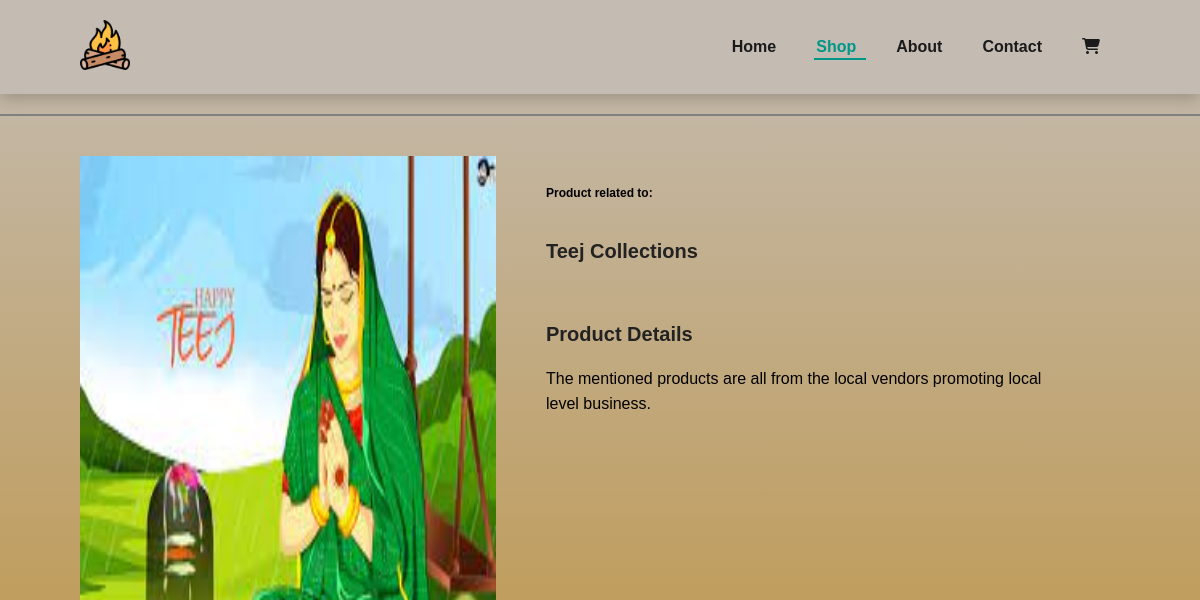
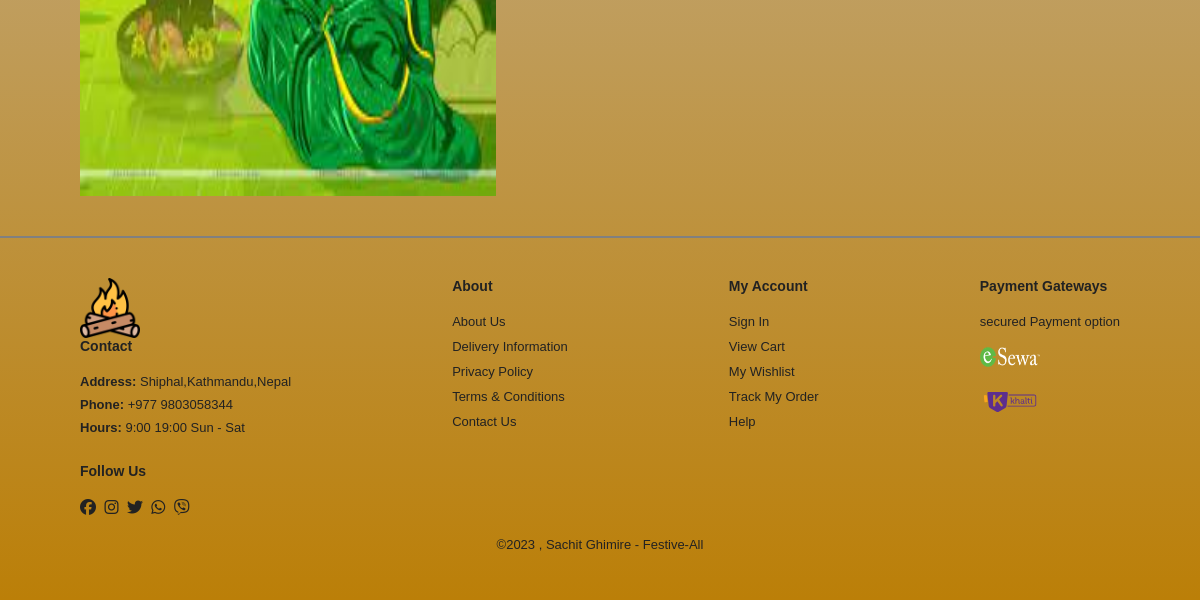
/product_details/12/, run on an earlier commit of the app's database (2 pictures, top to bottom).
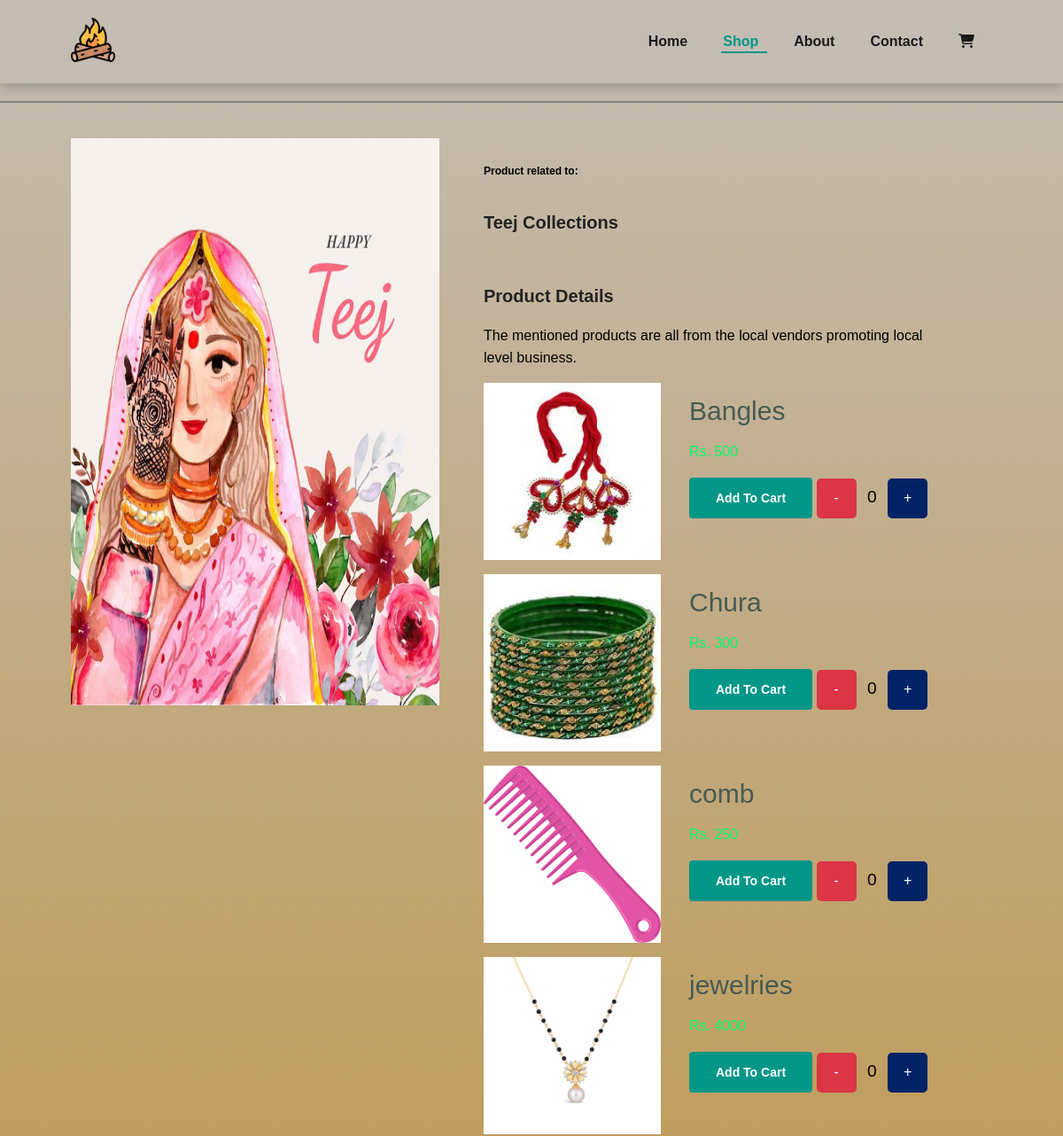
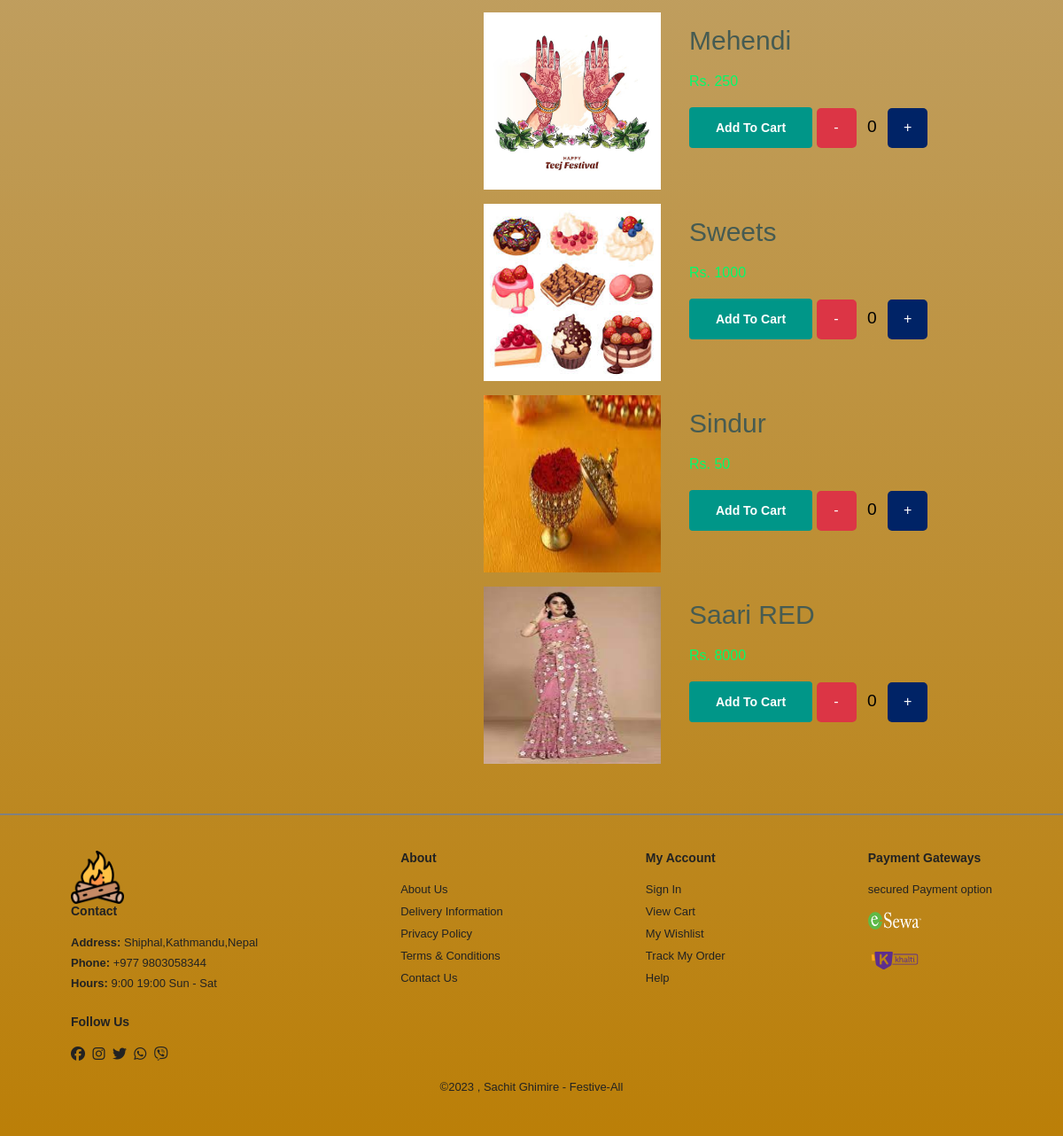
And on a later commit of the database (2 pictures, top to bottom).
### pooja_app/models.py (models this page shows, shortened)
class Collection(models.Model):
    collection_name = models.CharField(max_length=100,null=False)
    collection_price = models.IntegerField(null=False)
    collection_image = models.ImageField(null=False,upload_to='media/pooja_app/images/collections/')

class Item (models.Model):
    item_name = models.CharField(max_length=300)
    item_price = models.IntegerField()
    item_image  = models.ImageField(null=False, upload_to='media/pooja_app/images/items/')
    category_id = models.ForeignKey(Collection,on_delete=models.SET_NULL,null=True)

### pooja_app/views.py (the view)
# urls.py: path('product_details/<int:id>/',views.product_details,name="product-details"),
def product_details(request, id):
    collection_response = Collection.objects.get(id=id)
    item_response = Item.objects.filter(category_id=id)
    context = {
        "collection_detail": collection_response,
        "items": item_response,
        "details": request.session.get('person-id'),
    }
    return render(request, "sproduct.html", context)

### pooja_app/templates/sproduct.html (shortened to what this page needs)
<!DOCTYPE html>
<html lang="en">
  <head>
    <link rel="stylesheet" href="/static/css/details.css" />
    <link rel="stylesheet" href="/static/css/style.css" />
    <link
      rel="stylesheet"
      type="text/css"
      href="https://cdnjs.cloudflare.com/ajax/libs/toastr.js/latest/css/toastr.min.css"
    />
  </head>
  <body>
    <section id="header">
      <a href="#"
        ><img src="/bonfire.png" class="logo" style="height: 50px" alt=""
      /></a>
      <div>
        <ul id="navbar">
          <li><a href="/">Home</a></li>
          <li><a href="shop" class="active">Shop</a></li>
          <li><a href="about">About</a></li>
          <li><a href="contact">Contact</a></li>
          <li id="lg-bag">
            <a href="../../cart"><i class="fa-solid fa-cart-shopping"></i></a>
          </li>
        </ul>
      </div>
    </section>
    <section id="prodetails" class="section-p1">
      <div class="single-pro-image">
        <img
        src=http://localhost:8000/media/{{collection_detail.collection_image}}
        width="100%" id="MainImg" alt="" />
      </div>
      <div class="single-pro-details">
        <h6>Product related to:</h6>
        <h4>{{collection_detail.collection_name}}</h4>
        <h4>Product Details</h4>
        <span
          >The mentioned products are all from the local vendors promoting local
          level business.</span
        >
        <br />
        {%for item in items%}
        <div class="pooja_main_div">
          <div class="products_pooja">
            <img src=http://localhost:8000/media/{{item.item_image}} alt=""
            class="saman" />
            <div class="saman_details">
              <p class="aclass">{{item.item_name}}</p>
              <p class="bclass">Rs. {{item.item_price }}</p>
              <button class="add_to_cart_btn" id="add-to-cart-{{item.id}}">
                Add To Cart
              </button>
              <button class="minus-btn" id="minus-{{item.id}}">-</button>
              <span id="value-div-{{item.id}}" class="numbers-span">0</span>
              <button class="plus-btn" id="plus-{{item.id}}">+</button>
            </div>
          </div>
          {% endfor%}
        </div>
      </div>
    </section>
    <footer class="section-p1">
      <div class="col">
        <img src="/bonfire.png" height="60px" alt="" />
        <h4>Contact</h4>
        <p><strong>Address: </strong>Shiphal,Kathmandu,Nepal</p>
        <p><strong>Phone: </strong>+977 9803058344</p>
        <p><strong>Hours: </strong>9:00 19:00 Sun - Sat</p>
        <div class="follow">
          <h4>Follow Us</h4>
          <div class="icon">
            <i class="fab fa-facebook"></i>
            <i class="fab fa-instagram"></i>
            <i class="fab fa-twitter"></i>
            <i class="fab fa-whatsapp"></i>
            <i class="fab fa-viber"></i>
          </div>
        </div>
      </div>
      <div class="col">
        <h4>About</h4>
        <a href="#">About Us</a>
        <a href="#">Delivery Information</a>
        <a href="#">Privacy Policy</a>
        <a href="#">Terms & Conditions</a>
        <a href="#">Contact Us</a>
      </div>
      <div class="col">
        <h4>My Account</h4>
        <a href="#">Sign In</a>
        <a href="#">View Cart</a>
        <a href="#">My Wishlist</a>
        <a href="#">Track My Order</a>
        <a href="#">Help</a>
      </div>
      <div class="col install">
        <h4>Payment Gateways</h4>
        <p>secured Payment option</p>
        <img src="/esewa_logo.png" height="20px" width="60px" alt="" />
        <img src="/khalti-logo.svg" height="20px" width="60px" alt="" />
      </div>
      <div class="copyright">
        <p>&copy;2023 , Sachit Ghimire - Festive-All</p>
      </div>
    </footer>
  </body>
</html>

### pooja_app/static/css/details.css (style rules this page uses)
.pooja_main_div { margin: 1rem 0; }
.products_pooja { display: flex; gap: 2rem; }
.saman { height: 200px; width: 200px; }
.add_to_cart_btn { font-size: 14px; font-weight: 600; padding: 15px 30px; color: #000; border-radius: 4px; cursor: pointer; border: none; outline: none; }
.aclass { font-size: 30px; }
.bclass { color: rgb(3, 250, 106); }

### pooja_app/static/css/style.css (style rules this page uses)
* { margin: 0; padding: 0; box-sizing: border-box; font-family: "Spartan", sans-serif; }
body { background-image: linear-gradient(#c4bcb3, #bb7f08); }
h4 { font-size: 20px; color: #222; }
h6 { font-weight: 700; font-size: 12px; }
p { font-size: 16px; color: #465b52; margin: 15px 0 20px 0; }
.section-p1 { padding: 40px 80px; border-top: 2px solid gray; }
body { width: 100%; }
#header { display: flex; align-items: center; justify-content: space-between; padding: 20px 80px; background: #c4bcb3; box-shadow: 0 5px 15px rgba(0, 0, 0, 0.2); position: sticky; z-index: 999; top: 0; left: 0; }
#navbar { display: flex; align-items: center; justify-content: center; }
#navbar li { list-style: none; padding: 0 20px; position: relative; }
#navbar li a { text-decoration: none; font-size: 16px; font-weight: 600; color: #1a1a1a; transition: 0.3s ease; }
#navbar li a:hover, #navbar li a.active { color: #009688; }
#navbar li a.active::after, #navbar li a:hover::after { content: ""; width: 65%; height: 2px; background: #009688; position: absolute; bottom: -4px; left: 18px; }
footer { display: flex; flex-wrap: wrap; justify-content: space-between; }
footer .col { display: flex; flex-direction: column; align-items: flex-start; margin-bottom: 20px; }
footer h4 { font-size: 14px; padding-bottom: 20px; }
footer p { font-size: 13px; margin: 0 0 8px 0; color: #222; }
footer a { font-size: 13px; text-decoration: none; color: #222; margin-bottom: 10px; }
footer .follow { margin-top: 20px; }
footer .follow i { color: #222; padding-right: 4px; cursor: pointer; }
footer .install img { margin: 10px 0px 15px 0px; }
footer .copyright { width: 100%; text-align: center; }
#prodetails { display: flex; margin-top: 20px; }
#prodetails .single-pro-image { width: 40%; margin-right: 50px; height: 80vh !important; }
#prodetails .single-pro-image img { height: 100%; object-fit: 100% 100%; }
#prodetails .single-pro-details { width: 50%; padding-top: 30px; }
#prodetails .single-pro-details h4 { padding: 40px 0 20px 0; }
#prodetails .single-pro-details button { background-color: #009688; color: #fff; }
#prodetails .single-pro-details span { line-height: 25px; }
footer { border-top: 2px solid gray; }
.plus-btn, .minus-btn { height: 45px !important; width: 45px !important; border-radius: 5px !important; border: 0 !important; font-size: 1rem; cursor: pointer; }
.plus-btn { background-color: #002366 !important; }
.minus-btn { background-color: #dc3545 !important; }
.numbers-span { font-size: 1.2rem; margin: 0 0.5rem; }

What changed in the data, as far as the page shows it:
changed Collection "Teej Collections": collection_image: a different picture
added Item: item_image (picture), item_name "Bangles"
added Item: item_image (picture), item_name "Chura"
added Item: item_image (picture), item_name "comb"
added Item: item_image (picture), item_name "jewelries"
added Item: item_image (picture), item_name "Mehendi"
added Item: item_image (picture), item_name "Sweets"
added Item: item_image (picture), item_name "Sindur"
added Item: item_image (picture), item_name "Saari RED"
